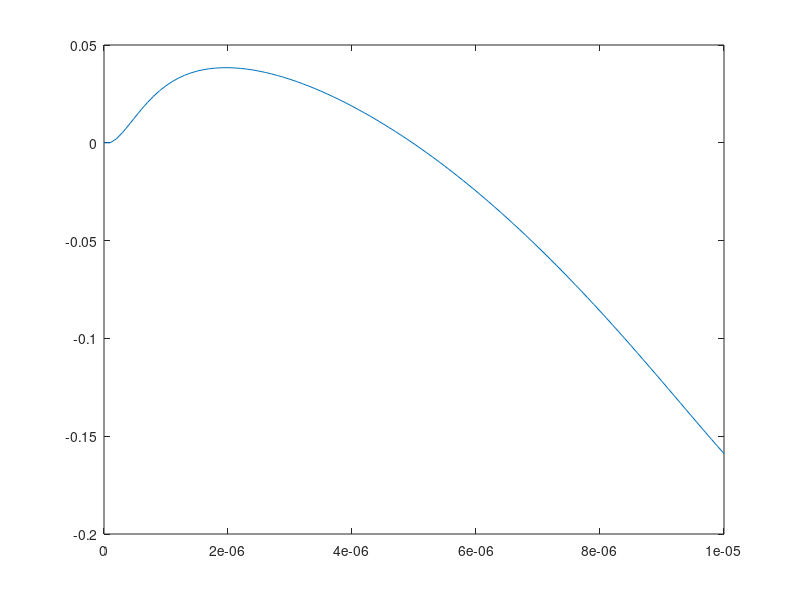

Write the MATLAB code that produced this figure.
function nonlinear()
    R1 = 30;
    R2 = 10;
    C1 = 0.1e-6;
    C2 = 0.2e-6;
    h = 1e-7;
    t = [ 0 : h : 0.01e-3]; 
    freq = 65000;
    
    e = @(t) sin(2*pi*t*freq);

    un = [-1 -0.75 -0.5 -0.25 0 0.25 0.5 0.75 1];
    in = [0.01 -0.01 0.02 0.01 0 0.23 0.42 0.6 0.95];

    c_aprox3 = aprox(un, in, 3);
    c_aprox5 = aprox(un, in, 5); 
    vander = vandermonde(un);
    diff2 = difmatrix(un, in, 0.25);
    i_inter = @(u) ctv(interpolate(in, vander), u);
    i_aprox3 = @(u) ctv(c_aprox3, u);
    i_aprox5 = @(u) ctv(c_aprox5, u);
    i_spline = @(u) splineit(un, in, diff2, u);

    dy = @(t,y,In) ...
            [  1/C1 * ( (e(t) - y(1) - y(2))/R2 + (e(t) - y(1))/R1 )
               1/C2 * ( (e(t) - y(1) - y(2))/R2 - In )];

    u = euler(t, h, dy, i_spline);

    p_rn = zeros(1,length(t));

    for v=1 : length(t)
        p_rn(v) = u(2,v)*i_spline(u(2,v));
    end
    
    p = int_simps(t,h,p_rn);
    fprintf('Moc wydzielana na rezystorze to %e', p);
    plot(t, u(2,:));
    xlim([0 1e-5])
end

%interpolacja
function A = interpolate(Y, M)
    A = M \ Y';
end

%aproksymacja stopnia n
function A = aprox(X, Y, n)
    N = length(X);
    M = zeros(N,n-1);
    for w = 1:N
        for k = 1:n+1
            M(w, k) = X(w) ^ (k - 1);
        end
    end
    MTM = M'*M;
    MTY = M'*Y';
    A = MTM \ MTY;
end

%macierz Vandermonde'a
function M = vandermonde(X)
    N = length(X);
    for w = 1:N
        for k = 1:N
            A(w, k) = X(w) ^ (k - 1);
        end
    end
    M = A;
end

%na podstawie macierzy współczynników i x wylicza wartość wielomianu W(x)
function y = ctv(A, x)
    s = 0;
    for i = 1:length(A)
        s = s + A(i) * x ^ (i - 1);
    end
    y = s;
end

%znajduje do którego sektora należy x do spline'a
function sect = sector(x,X)
    N = length(X);
    R = N;
    L = 1;
    while 1
        if(R-L) <= 1
            sect = L;
            break;
        end

        sect = fix((L+R)/2);

        if x < X(sect)
            R = sect;
        else
            L = sect;
        end
    end
end

%oblicza macierz drugich pochodnych do spline'a
function diff2 = difmatrix(X,Y,h)
    N = length(X);
    M = diag(ones(1, N - 3), 1) + diag(4 * ones(1, N - 2))...
      + diag(ones(1, N - 3), - 1);

    for i = 1:N - 2
        z(i) = (6 / h ^ 2) * (Y(i + 2) - 2 * Y(i + 1) + Y(i));
    end

    diff2 = [0; M \ z'; 0];
end

%oblicza wartość spline'a w punkcie x
function y = splineit(X,Y,diff2,x)
    p = sector(x,X);
    h = X(p)-X(p+1);
    y = ((x - X(p+1))^3/h - (x - X(p+1))*h)*diff2(p)/6 ...
        - ((x - X(p))^3/h - (x - X(p))*h)*diff2(p+1)/6 ...
        + Y(p)*(x - X(p+1))/h - Y(p+1)*(x - X(p))/h;
end

%metoda Eulera
function y = euler(t,h,f,In)
    y = [0 0]';
    for i = 1 : length(t)-1
       y(:, i+1) = y(:, i) + h * f(t(i), y(:, i), In(y(2,i)));
    end
end

%złożona metoda parabol (Simpsona)
function calka = int_simps (t,h,df)
    simpson = zeros(1,(length(t)+1)/2);
    for i = 1 : 2 : length(t)-2
        simpson((i + 1) / 2) = h/3*(df(i)+4*df(i+1)+df(i+2));
    end
    calka = sum(simpson);
end
